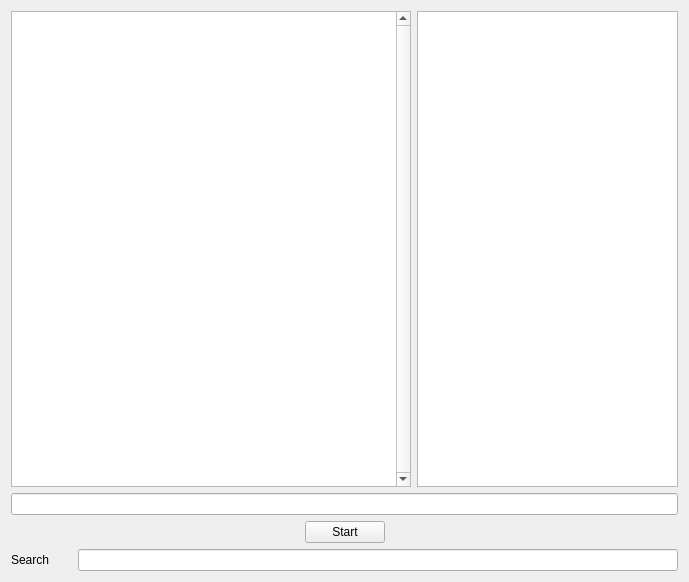
<?xml version="1.0" encoding="UTF-8"?>
<ui version="4.0">
 <class>MainWindowClass</class>
 <widget class="QMainWindow" name="MainWindowClass">
  <property name="geometry">
   <rect>
    <x>0</x>
    <y>0</y>
    <width>689</width>
    <height>582</height>
   </rect>
  </property>
  <property name="windowTitle">
   <string>MainWindow</string>
  </property>
  <widget class="QWidget" name="centralWidget">
   <layout class="QVBoxLayout" name="verticalLayout">
    <item>
     <layout class="QHBoxLayout" name="horizontalLayout">
      <item>
       <widget class="QPlainTextEdit" name="plainTextEdit">
        <property name="minimumSize">
         <size>
          <width>400</width>
          <height>0</height>
         </size>
        </property>
        <property name="verticalScrollBarPolicy">
         <enum>Qt::ScrollBarAlwaysOn</enum>
        </property>
        <property name="readOnly">
         <bool>true</bool>
        </property>
       </widget>
      </item>
      <item>
       <widget class="QTableView" name="tableView">
        <property name="showDropIndicator" stdset="0">
         <bool>false</bool>
        </property>
        <property name="dragDropOverwriteMode">
         <bool>true</bool>
        </property>
        <property name="alternatingRowColors">
         <bool>true</bool>
        </property>
        <property name="selectionMode">
         <enum>QAbstractItemView::SingleSelection</enum>
        </property>
        <property name="selectionBehavior">
         <enum>QAbstractItemView::SelectRows</enum>
        </property>
        <property name="showGrid">
         <bool>false</bool>
        </property>
        <attribute name="horizontalHeaderCascadingSectionResizes">
         <bool>false</bool>
        </attribute>
        <attribute name="horizontalHeaderStretchLastSection">
         <bool>true</bool>
        </attribute>
        <attribute name="verticalHeaderVisible">
         <bool>false</bool>
        </attribute>
        <attribute name="verticalHeaderCascadingSectionResizes">
         <bool>false</bool>
        </attribute>
        <attribute name="verticalHeaderStretchLastSection">
         <bool>false</bool>
        </attribute>
       </widget>
      </item>
     </layout>
    </item>
    <item>
     <widget class="QLineEdit" name="lineEdit"/>
    </item>
    <item>
     <layout class="QHBoxLayout" name="horizontalLayout">
      <item>
       <spacer name="horizontalSpacer_2">
        <property name="orientation">
         <enum>Qt::Horizontal</enum>
        </property>
        <property name="sizeHint" stdset="0">
         <size>
          <width>40</width>
          <height>20</height>
         </size>
        </property>
       </spacer>
      </item>
      <item>
       <widget class="QPushButton" name="btnStart">
        <property name="maximumSize">
         <size>
          <width>200</width>
          <height>25</height>
         </size>
        </property>
        <property name="layoutDirection">
         <enum>Qt::LeftToRight</enum>
        </property>
        <property name="text">
         <string>Start</string>
        </property>
       </widget>
      </item>
      <item>
       <spacer name="horizontalSpacer">
        <property name="orientation">
         <enum>Qt::Horizontal</enum>
        </property>
        <property name="sizeHint" stdset="0">
         <size>
          <width>40</width>
          <height>20</height>
         </size>
        </property>
       </spacer>
      </item>
     </layout>
    </item>
    <item>
     <layout class="QHBoxLayout" name="horizontalLayout_2">
      <item>
       <widget class="QLabel" name="label">
        <property name="text">
         <string>Search</string>
        </property>
       </widget>
      </item>
      <item>
       <spacer name="horizontalSpacer_3">
        <property name="orientation">
         <enum>Qt::Horizontal</enum>
        </property>
        <property name="sizeHint" stdset="0">
         <size>
          <width>40</width>
          <height>20</height>
         </size>
        </property>
       </spacer>
      </item>
      <item>
       <widget class="QLineEdit" name="lineSearch">
        <property name="minimumSize">
         <size>
          <width>600</width>
          <height>0</height>
         </size>
        </property>
       </widget>
      </item>
     </layout>
    </item>
   </layout>
  </widget>
 </widget>
 <layoutdefault spacing="6" margin="11"/>
 <resources/>
 <connections/>
</ui>
